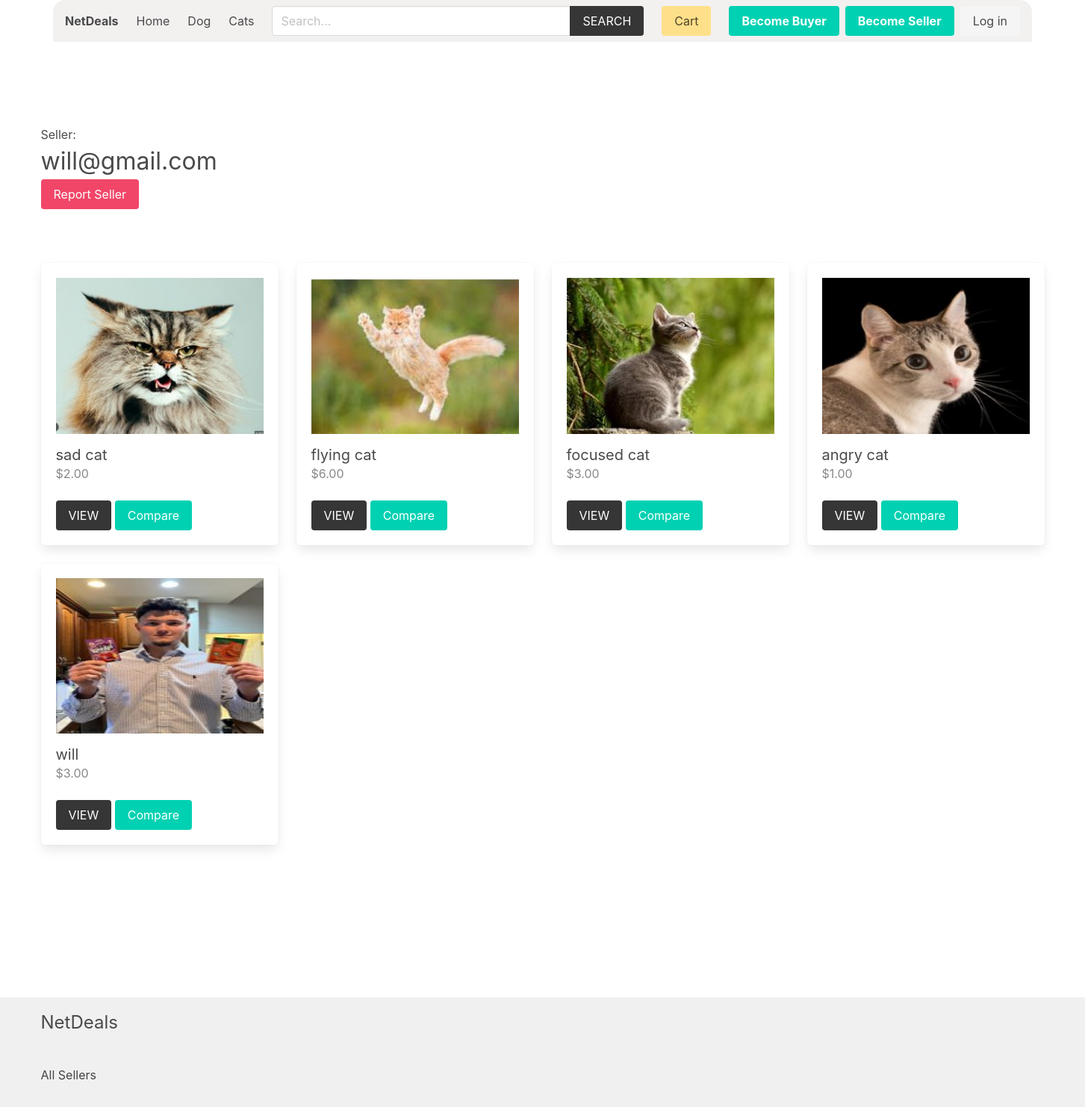
The page /seller/3/ on the database as committed earlier.
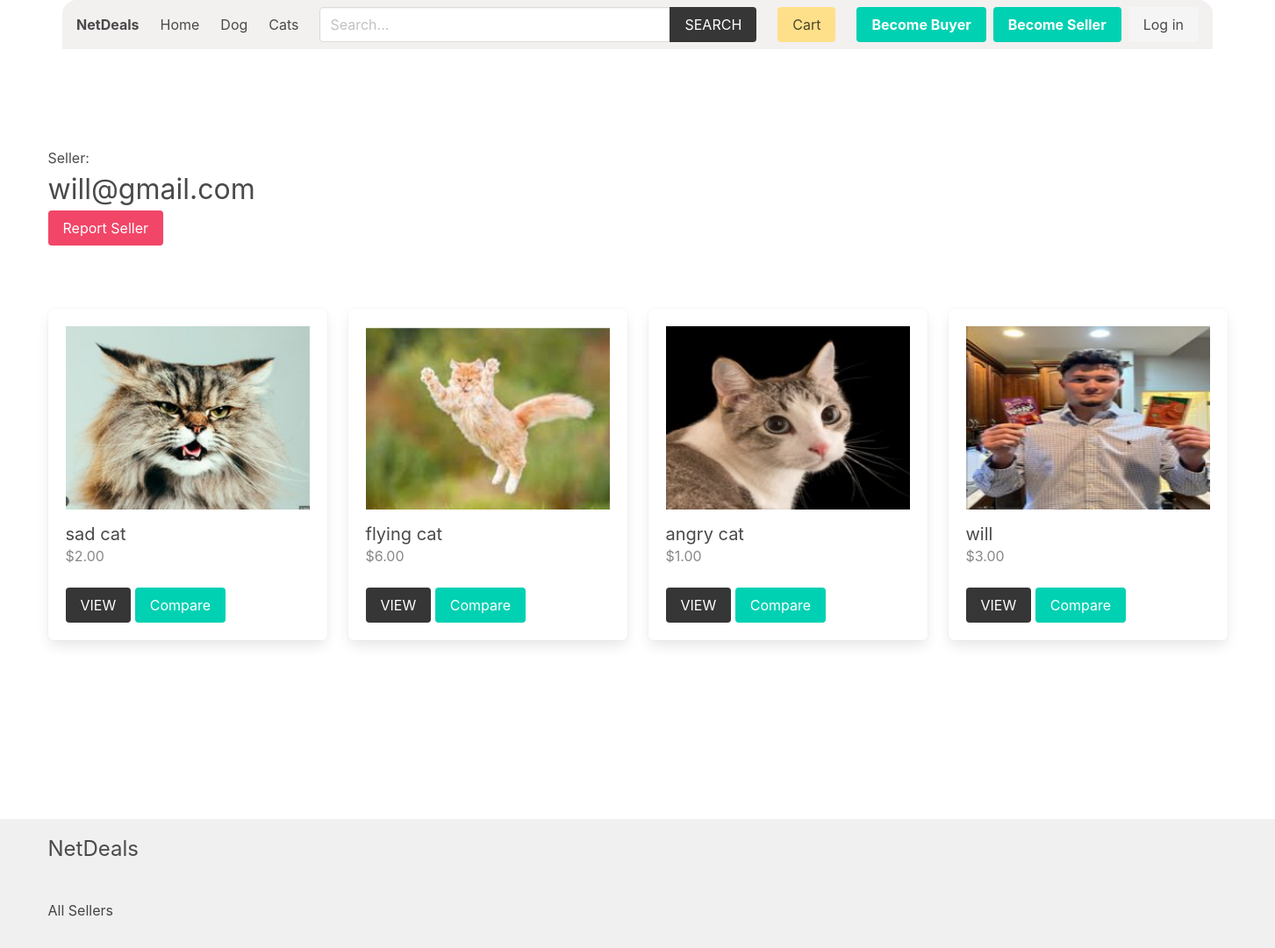
The same page on the database as committed later.
### product/models.py (models this page shows, shortened)
class Category(models.Model):
    title = models.CharField(max_length=50)
    slug = models.SlugField(max_length=55)
    ordering = models.IntegerField(default=0)
    class Meta:
        ordering = ['ordering']

class Product(models.Model):
    quantity = models.PositiveIntegerField(default=0)
    category = models.ForeignKey(Category, related_name='products', on_delete=models.CASCADE)
    seller = models.ForeignKey(SellerProfile, related_name="products", on_delete=models.CASCADE)
    title = models.CharField(max_length=50)
    slug = models.SlugField(max_length=55)
    description = models.TextField(blank=True, null=True)
    price = models.DecimalField(max_digits=6, decimal_places=2)
    added_date = models.DateTimeField(auto_now_add=True)
    image = models.ImageField(upload_to='uploads/', blank=True, null=True)
    thumbnail = models.ImageField(upload_to='uploads/', blank=True, null=True) # Change uploads to thumbnails
    class Meta:
        ordering = ['-added_date']
    def get_thumbnail(self):
        if self.thumbnail:
            return self.thumbnail.url

### accounts/models.py (models this page shows, shortened)
class SellerProfile(models.Model):
    is_approved = models.BooleanField(default=False) # for admin approval
    phone_number = models.CharField(max_length=15, null=True, blank=True)
    address = models.CharField(max_length=255, null=True, blank=True)
    user = models.OneToOneField(CustomUser, on_delete=models.CASCADE)
    company_name = models.CharField(max_length=100, null=True, blank=True)
    company_description = models.TextField(null=True, blank=True)

class CustomUser(AbstractBaseUser, PermissionsMixin):
    ROLE_CHOICES = (
        ('buyer', 'Buyer'),
        ('seller', 'Seller'),
    )
    email = models.EmailField(unique=True)
    role = models.CharField(max_length=10, choices=ROLE_CHOICES, default='buyer')
    is_active = models.BooleanField(default=True)
    is_staff = models.BooleanField(default=False)
    objects = CustomUserManager()
    USERNAME_FIELD = 'email'
    REQUIRED_FIELDS = []
    class Meta:
        verbose_name = 'User'
        verbose_name_plural = 'Users'

### seller/views.py (the view)
# urls.py: path('seller/', include('seller.urls')),
def seller(request, seller_id):
    seller = get_object_or_404(SellerProfile, pk=seller_id)
    report_seller_form = SellerReportForm()
    context = {
        'report_seller_form':report_seller_form,
        'seller':seller,
    }
    return render(request, 'seller/seller.html', context)

### seller/forms.py
class SellerReportForm(forms.ModelForm):
    class Meta:
        model = SellerReport
        fields = ['reason']

### cart/cart.py (called while the page is built)
    def __len__(self):
        return sum(item['quantity'] for item in self.cart.values())

### cart/context_processors.py (called while the page is built)
def cart(request):
    return {'cart': Cart(request)}

### product/context_processors.py (called while the page is built)
def menu_categories(request):
    categories = Category.objects.all()
    return {'categories': categories}

### templates/seller/seller.html (shortened to what this page needs)
{% extends 'core/base.html' %}
{% block content %}
    <div class="columns is-multiline mb-6">
        <div class="column is-12 has-test-centered mt-6 mb-6">
            <h3>Seller: </h3>
            <h2 class="is-size-3">{{seller.user.email}}</h2>
            <button onclick="openReportModal()" class="button is-danger">Report Seller</button>
        </div>
        {% for product in seller.products.all %}
            {% include 'product/parts/list_item.html' %}
        {% endfor %}
    </div>
{% endblock content %}

### templates/core/base.html (shortened to what this page needs)
{% load static %}
{% load product_filters %}
<!DOCTYPE html>
<html lang="en">
<head>
    <link rel="stylesheet" href="https://cdn.jsdelivr.net/npm/bulma@0.9.2/css/bulma.min.css">
    <link rel="stylesheet" href="{% static 'css/main.css' %}">
</head>
<body>
    <div class="container px-4">
        <nav class="navbar px-4" role="navigation" aria-label="main navigation">
            <div class="navbar-brand">
                <a class="navbar-item" href="{% url 'core:home' %}">
                    <h1><strong>NetDeals</strong></h1>
                </a>
            </div>
            <div id="navbarBasicExample" class="navbar-menu">
                <div class="navbar-start">
                <a class="navbar-item" href="{% url 'core:home' %}">
                    Home
                </a>
                {% for category in categories %}
                    <a class="navbar-item" href="{% url 'product:category' category.slug %}">
                        {{category.title}}
                    </a>
                {% endfor %}
                </div>
                <div class="navbar-start">
                    <div class="navbar-item">
                        <form method="get" action="{% url 'product:search' %}">
                            <div class="field has-addons">
                                <div class="control">
                                    <input type="search" name="query" id="" class="input" placeholder="Search...">
                                </div>
                                <div class="control">
                                    <button class="button is-dark is-uppercase">Search</button>
                                </div>
                            </div>
                        </form>
                    </div>
                </div>
                <div class="navbar-end">
                <div class="navbar-item">
                    <a href="{% url 'cart:cart' %}" class="button is-warning">Cart {% if cart %}({{cart|length}}){% endif %}</a>
                </div>
                {% if user.role == 'seller' %}
                <div class="navbar-item has-dropdown is-hoverable">
                    <a class="navbar-link is-capitalized">
                    {{user.seller.name}}
                    </a>
                    <div class="navbar-dropdown">
                    <a class="navbar-item" href="{% url 'seller:seller-dashboard' %}">
                        Dashboard
                    </a>
                    <a class="navbar-item" href="{% url 'seller:order-history' %}">
                        Order History
                    </a>
                    <a class="navbar-item" href="{% url 'seller:edit-seller' %}">
                        Update Profile
                    </a>
                    <a class="navbar-item" href="{% url 'seller:add-product' %}">
                        Add Product
                    </a>
                    <hr class="navbar-divider">
                    <a class="navbar-item" href="{% url 'seller:logout' %}">
                        Logout
                    </a>
                    </div>
                </div>
                {% else %}
                <div class="navbar-item">
                    <div class="buttons">
                        <a class="button is-primary" href="{% url 'buyer:become-buyer' %}">
                            <strong>Become Buyer</strong>
                        </a>
                        <a class="button is-primary" href="{% url 'seller:become-seller' %}">
                            <strong>Become Seller</strong>
                        </a>
                        <a class="button is-light" href="{% url 'core:login' %}">
                            Log in
                        </a>
                    </div>
                </div>
                {% endif %}
                </div>
            </div>
            </nav>
    </div>
    <section class="section">
        <div class="container">
            {% block content %}{% endblock content %}
        </div>
    </section>
    <div class="main-content-wrapper">
        <section class="section">
        </section>
    </div>
    <footer class="footer">
        <div class="container">
            <h3 class="is-size-4 mb-4">NetDeals</h3>
            <br>
            <a href="{% url 'seller:sellers' %}">All Sellers</a>
        </div>
    </footer>
</body>
</html>

### templates/product/parts/list_item.html (shortened to what this page needs)
<div class="column is-3 product-list-item">
    <div class="box">
        <figure class="image is-4by3 mb-4">
            <img src="{{ product.get_thumbnail }}" alt="{{product.title}}">
        </figure>
        <h2 class="subtitle">{{product.title}}</h2>
        <h3 class="price is-size-6 mb-5">${{product.price}}</h3>
        <a href="{% url 'product:product' product.category.slug product.slug %}" class="button is-dark is-uppercase">View</a>
         <button type="button" class="button is-primary" onclick="compareProduct({{ product.pk }})">Compare</button>
        </div>
</div>

### core/static/css/main.css (style rules this page uses)
.footer a { margin-bottom: 15px; display: inline-block; color: #444; }
.product-list-item .box .subtitle { margin-bottom: 0; }
.product-list-item .box .price { color: #888; }

### templates/core/base.html (style rules this page uses)
.navbar { z-index: 1000; background-color: #f3f0f0; border-radius: 1rem 1rem 0 0; margin-bottom: 1rem; width: 100%; position: relative; }
.navbar .input { width: 400px; }
.navbar .field.has-addons { width: 100%; }
body { display: flex; flex-direction: column; min-height: 100vh; }
.main-content-wrapper { flex-grow: 1; }
.footer { background-color: #f0f0f0; padding: 1rem 0; }

Rows that differ between the two databases and show on the page:
removed Product: get_thumbnail (picture), title "focused cat", price "3.00"
